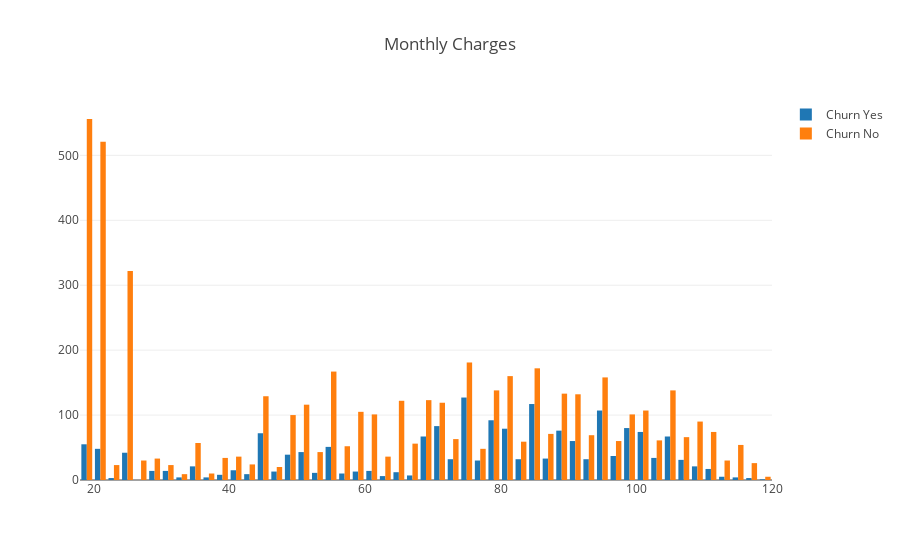

Notebook source saved alongside this figure:
### Code cell
plot_hist(feature = "MonthlyCharges",title = "Monthly Charges")

### Figure 1 — Plotly figure (JSON) as saved in the notebook; plotly's stock layout.template omitted (floating-point values rounded to 4 significant figures; data arrays with more than 128 entries replaced by an {"elided": "..."} marker saying what was removed)
{"data": [{"histfunc": "count", "name": "Churn Yes", "type": "histogram", "x": {"elided": "1869 float values"}}, {"histfunc": "count", "name": "Churn No", "type": "histogram", "x": {"elided": "5163 float values"}}], "layout": {"title": "Monthly Charges"}}
